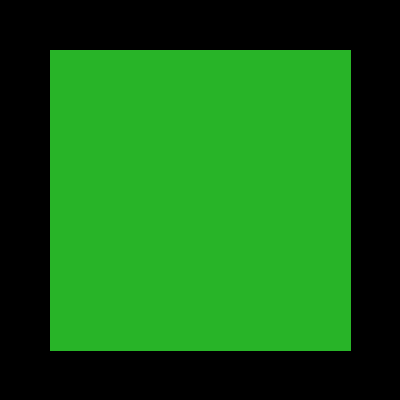
#> input picture data/saines/feuille_saine_1.png, 400 x 400 px, found by its file name
$ python main.py   (older library calls are emulated)
#> lines starting #> are read from the running program, lines starting #| are printed output that depends on the picture; after the words box and inside, x2 and y2 are one past the last pixel; in counts of white or black regions, pixels touching at a corner belong together
### src/features.py
import os
import cv2
import numpy as np
import pandas as pd

def extraire_features_image(chemin_image):
    """
    Extrait les caractéristiques physiques d'une image de feuille de maïs.
    Retourne un dictionnaire avec 'pct_rouille' et 'rugosite'.
    """
#> called with chemin_image = 'data/saines/feuille_saine_1.png'
    # 1. Chargement de l'image en BGR (format par défaut d'OpenCV)
    img = cv2.imread(chemin_image)
#> img is the input picture: shape (400, 400, 3); mean B, G, R 22.7, 101.9, 22.7
    if img is None:
        raise ValueError(f"Impossible de charger l'image : {chemin_image}")

    # --- ÉTAPE PRÉALABLE : Isoler la feuille du fond (Segmentation simple) ---
    # Pour calculer un ratio par rapport à la FEUILLE et non à toute l'image,
    # on doit savoir quels pixels appartiennent à la feuille.
    img_hsv = cv2.cvtColor(img, cv2.COLOR_BGR2HSV) # [cite: 24]
#> img_hsv: shape (400, 400, 3); mean H, S, V 34, 112.1, 101.9

    # Masque générique pour le VERT de la feuille saine + JAUNE/MARRON de la rouille
    # On exclut ainsi les fonds blancs, noirs ou neutres.
    borne_basse_feuille = np.array([5, 20, 20])
    borne_haute_feuille = np.array([85, 255, 255])
    masque_feuille_totale = cv2.inRange(img_hsv, borne_basse_feuille, borne_haute_feuille)
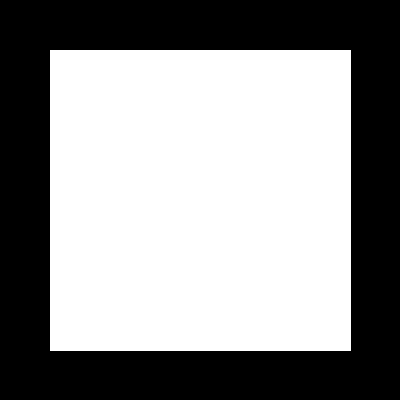
#> masque_feuille_totale: shape (400, 400); 56.6% white; 1 black region, box (x1, y1, x2, y2) and area: (0, 0, 400, 400) 69399

    # Nombre total de pixels composants la feuille
    nb_pixels_feuille = np.sum(masque_feuille_totale == 255)
#> nb_pixels_feuille = 90601

    # Sécurité : si l'image est vide ou sans feuille détectée
    if nb_pixels_feuille == 0:
        nb_pixels_feuille = img.shape[0] * img.shape[1] # On rabat sur la taille de l'image

    # --- ÉTAPE 1 : Calcul de X1 - pct_rouille ---
    # Définition des plages de couleur HSV pour la rouille (marrons, jaunes, oranges) [cite: 26]
    # H (Teinte): 5 à 25 couvre l'orange et le marron/jaune chaud
    # S (Saturation): 40 à 255 pour éviter les teintes trop grises/ternes
    # V (Valeur/Luminosité): 40 à 255 pour éviter les ombres trop noires [cite: 25]
    borne_basse_rouille = np.array([5, 40, 40])
    borne_haute_rouille = np.array([25, 255, 255])

    # Création du masque binaire : 255 (blanc) là où c'est de la rouille, 0 (noir) ailleurs
    masque_rouille = cv2.inRange(img_hsv, borne_basse_rouille, borne_haute_rouille)
#> masque_rouille: shape (400, 400); every value is 0

    # On s'assure de ne compter que la rouille *qui est sur la feuille*
    masque_rouille_strict = cv2.bitwise_and(masque_rouille, masque_feuille_totale)

    # Compter le nombre de pixels de rouille
    nb_pixels_rouille = np.sum(masque_rouille_strict == 255)
#> nb_pixels_rouille = 0

    # Calcul du ratio X1
    pct_rouille = nb_pixels_rouille / nb_pixels_feuille
#> pct_rouille = 0

    # --- ÉTAPE 2 : Calcul de X2 - rugosite (Filtre de Sobel) --- [cite: 29, 32]
    # On passe en niveaux de gris pour analyser les textures/contours
    img_gray = cv2.cvtColor(img, cv2.COLOR_BGR2GRAY)

    # Calcul des gradients horizontaux (Scharr ou Sobel) et verticaux
    sobel_x = cv2.Sobel(img_gray, cv2.CV_64F, 1, 0, ksize=3) # [cite: 31]
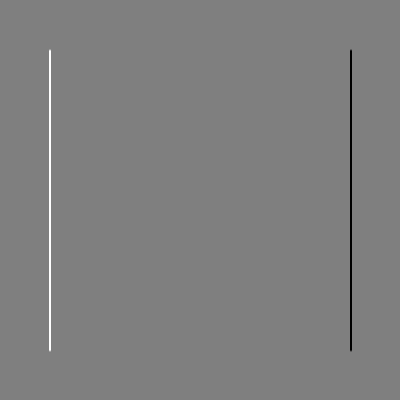
#> sobel_x: shape (400, 400) float64; min -488, max 488, mean 0; drawn with min black and max white
    sobel_y = cv2.Sobel(img_gray, cv2.CV_64F, 0, 1, ksize=3) # [cite: 31]

    # Magnitude du gradient (intensité combinée des variations brusques)
    magnitude_sobel = np.sqrt(sobel_x**2 + sobel_y**2)
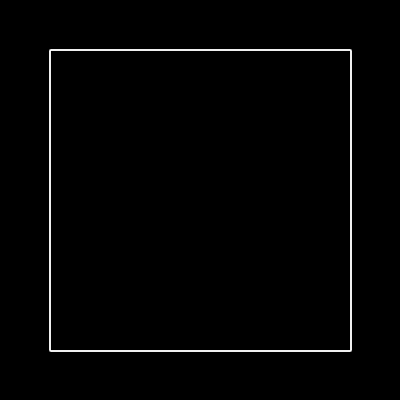
#> magnitude_sobel: shape (400, 400) float64; min 0, max 517.6, mean 7.3; drawn with min black and max white

    # On applique le masque de la feuille pour ne calculer la rugosité que sur la feuille
    magnitude_feuille = magnitude_sobel[masque_feuille_totale == 255]

    # X2 = Variance de l'intensité des gradients (plus il y a de pustules, plus ça varie) [cite: 30, 32]
    rugosite = np.var(magnitude_feuille) if len(magnitude_feuille) > 0 else 0.0
#> rugosite = 3113.7

    # --- Variable X3 (PERSONNELLE) : pct_vert_sain --- [cite: 33, 34]
    # La zone verte saine correspond aux pixels de la feuille qui n'ont pas de rouille
    masque_vert_sain = cv2.bitwise_and(masque_feuille_totale, cv2.bitwise_not(masque_rouille_strict))
    nb_pixels_vert_sain = np.sum(masque_vert_sain == 255)
#> nb_pixels_vert_sain = 90601
    pct_vert_sain = nb_pixels_vert_sain / nb_pixels_feuille
#> pct_vert_sain = 1

    return {
        "pct_rouille": float(pct_rouille),
        "rugosite": float(rugosite),
        "pct_vert_sain": float(pct_vert_sain)
    }

def generer_dataset_complet(dossier_racine):
    """
    Parcourt automatiquement les dossiers 'saines' et 'malades' [cite: 13, 22]
    et extrait les caractéristiques pour construire le DataFrame final.
    """
    categories = {
        "saines": 0,   # Label 0 pour Saine [cite: 12]
        "malades": 1   # Label 1 pour Malade [cite: 12]
    }

    donnees_combinees = []

    # Boucle de parcours des dossiers
    for nom_dossier, label in categories.items():
        chemin_dossier = os.path.join(dossier_racine, nom_dossier)

        # Vérification de l'existence du sous-dossier
        if not os.path.exists(chemin_dossier):
            print(f"⚠️ Attention : Le dossier {chemin_dossier} n'existe pas. On passe.")
            continue

        print(f"📁 Analyse du dossier : {nom_dossier} (Label: {label})...")

        # Parcours de toutes les images du dossier
        for nom_fichier in os.listdir(chemin_dossier):
            if nom_fichier.lower().endswith(('.png', '.jpg', '.jpeg')):
                chemin_complet = os.path.join(chemin_dossier, nom_fichier)

                try:
                    # Extraction des descripteurs numériques
                    features = extraire_features_image(chemin_complet)
#> features = {'pct_rouille': 0, 'rugosite': 3113.7, 'pct_vert_sain': 1}

                    # Structuration de la ligne
                    ligne = {
                        "ID_Image": nom_fichier,
                        "pct_rouille": features["pct_rouille"],
                        "rugosite": features["rugosite"],
                        "pct_vert_sain": features["pct_vert_saini"], # À remplacer par ta variable personnelle [cite: 33, 34]
                        "label_malade": label
                    }
                    donnees_combinees.append(ligne)

                except Exception as e:
                    print(f"❌ Erreur lors du traitement de {nom_fichier} : {e}")
#> pass 2 of the loop in generer_dataset_complet, `for nom_dossier, label in categories.items():`:
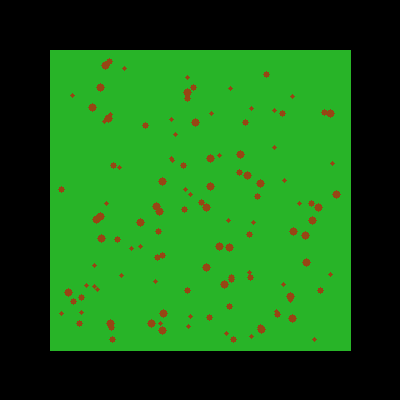
#> input picture data/malades/feuille_malade_1.png, 400 x 400 px, found by its file name
#> in extraire_features_image, img is the input picture: shape (400, 400, 3); mean B, G, R 22.2, 99.6, 25
#> img_hsv: shape (400, 400, 3); mean H, S, V 33, 112.6, 101.3
#> in extraire_features_image (call 3), `masque_rouille = cv2.inRange(img_hsv, borne_basse_rouille, borne_haute..`:
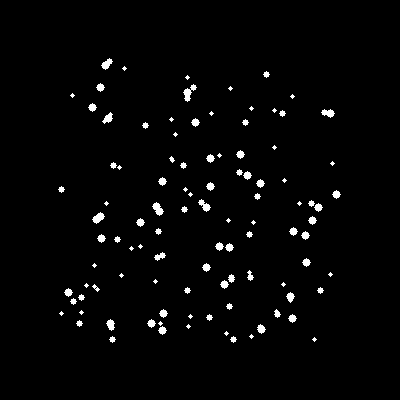
#> masque_rouille: shape (400, 400); 2.1% white; 102 white regions (37 under 20 px), largest, box (x1, y1, x2, y2) and area: (183, 84, 197, 102) 105, (152, 202, 164, 216) 90, (92, 212, 105, 224) 86
#> nb_pixels_rouille = 3405
#> pct_rouille = 0.0376
#> rugosite = 3703.5
#> in extraire_features_image (call 3), `masque_vert_sain = cv2.bitwise_and(masque_feuille_totale, cv2.bitwise_..`:
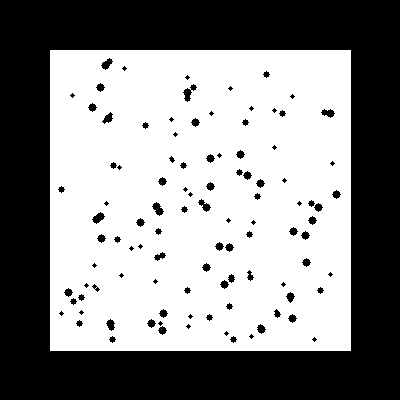
#> masque_vert_sain: shape (400, 400); 54.5% white; 103 black regions (37 under 20 px), largest, box (x1, y1, x2, y2) and area: (0, 0, 400, 400) 69399, (183, 84, 197, 102) 105, (152, 202, 164, 216) 90
#> nb_pixels_vert_sain = 87196
#> pct_vert_sain = 0.962
#> features = {'pct_rouille': 0.0376, 'rugosite': 3703.5, 'pct_vert_sain': 0.962}
#| ❌ Erreur lors du traitement de feuille_malade_1.png : 'pct_vert_saini'

    # Transformation de la liste de dictionnaires en DataFrame Pandas
    df = pd.DataFrame(donnees_combinees)
    return df

### src/main.py
# main.py
from features import generer_dataset_complet

if __name__ == "__main__":
    print("⏳ Analyse des feuilles de maïs en cours...")

    # On indique le chemin de notre dossier de test
    chemin_data = "data"

    # On lance l'extraction globale
    df_resultat = generer_dataset_complet(chemin_data)

    print("\n--- RÉSULTATS DU TEST ---")
    if df_resultat.empty:
        print("❌ Le tableau est vide. Vérifie que :")
        print("   1. Le dossier 'data/' existe à la racine.")
        print("   2. Les sous-dossiers 'saines/' et 'malades/' contiennent des images (.jpg, .png).")
    else:
        print(f"✅ Succès ! {len(df_resultat)} images ont été analysées.")
        print("\nAperçu des données extraites (Pandas DataFrame) :")
        # Affiche les premières lignes du tableau
        print(df_resultat.to_string())
